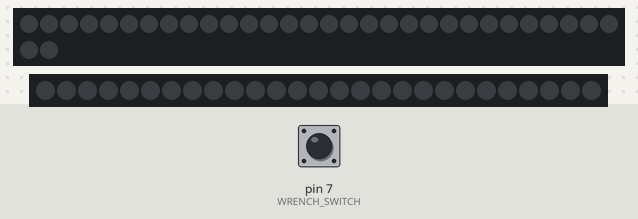
Recording of a sketch running on a simulated Arduino Uno, built with avr-gcc and run on an emulated ATmega328P. Parts: 32 RGB LEDs in strip order, left to right, continuing on the next row, 27 RGB LEDs in strip order, left to right. Inputs (shaded band) come from the test bench; at power-on: pin 7 (WRENCH_SWITCH) HIGH.

Above: at 1.2 s.
1.3 s: pin 7 (WRENCH_SWITCH) pulled LOW for 0.15 s
At 1.9 s:
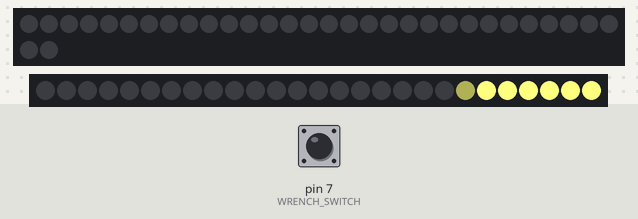
3.8 s: pin 7 (WRENCH_SWITCH) pulled LOW for 3.2 s
At 6.0 s:
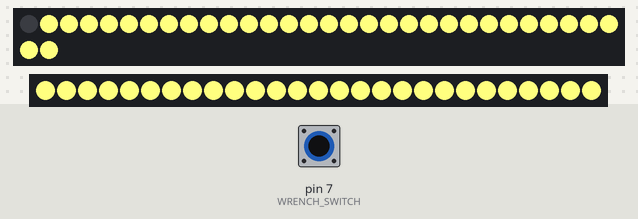
10.0 s: pin 7 (WRENCH_SWITCH) pulled LOW for 1 s
At 11.2 s:
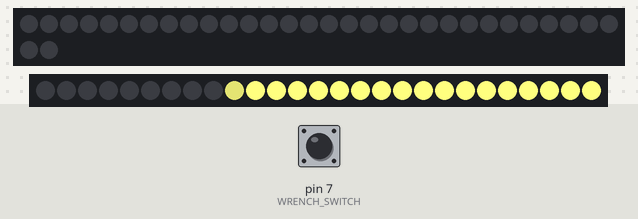
Timing chart, 0 to 13.0 s (numbered marks = the images above; inputs shaded):
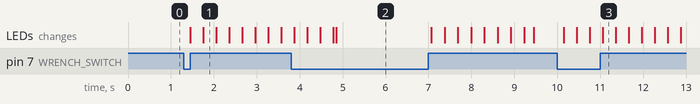

Measured:
- after the input at 1.3 s, the LEDs: first change after 0.15 s (image 1 shows a later state)
- after the input at 10.0 s, the LEDs: first change after 0.15 s (image 3 shows a later state)

The sketch:

DESK.ino
```cpp
#include <Adafruit_NeoPixel.h>

#define LEFT_STRAND_PIN 6 // The pin that controls the strand on the left of the desk
#define LEFT_LED_COUNT 32 // Number of leds on the left
#define RIGHT_STRAND_PIN 5 // The pin that controls the strand on the right of the desk
#define RIGHT_LED_COUNT 27// Number of leds on the right
#define TOTAL_LED_COUNT (LEFT_LED_COUNT+RIGHT_LED_COUNT) // The total count of leds.
#define WRENCH_SWITCH 7 // Pin for the switch to turn the thing on.

Adafruit_NeoPixel leftStrip = Adafruit_NeoPixel(LEFT_LED_COUNT, LEFT_STRAND_PIN, NEO_GRB + NEO_KHZ800);
Adafruit_NeoPixel rightStrip = Adafruit_NeoPixel(RIGHT_LED_COUNT, RIGHT_STRAND_PIN, NEO_GRB + NEO_KHZ800);
uint32_t mainBrightness = 0;
int8_t inc = 0;
bool wasOn = false;

struct Dot{
    uint8_t offSetRed = 0;
    uint8_t offSetGreen = 0;
    uint8_t offSetBlue = 0;
    uint8_t brightness = 0;
};

Dot dots[TOTAL_LED_COUNT];

void setup() {
    Serial.begin(115200);
    leftStrip.begin();
    leftStrip.clear();
    rightStrip.begin();
    rightStrip.clear();
    for (int i = 0; i < TOTAL_LED_COUNT; ++i) {
        dots[i].offSetRed = 1;
        dots[i].offSetGreen = 1;
        dots[i].offSetBlue = 2;
    }
    pinMode(WRENCH_SWITCH, INPUT_PULLUP);
}


void loop() {
    if (buttonReadLow(WRENCH_SWITCH) == true) {
        wasOn = true;
        while (mainBrightness < 255*(TOTAL_LED_COUNT)) {
            int i = 0;
            int32_t temp = mainBrightness;
            while (temp > 0) {
                if (temp > 255) {
                    dots[i].brightness = 255;
                } else {
                    dots[i].brightness = mainBrightness%255;
                }
                paintDot(dots[i], i);
                temp -= 255;
                i++;
            }
            showStrips();
            mainBrightness+=20;
            delay(1);
        }
    } else {
        if (wasOn) {
            for (int i = 255; i >= 0; --i) {
                for (int j = 0; j < TOTAL_LED_COUNT; ++j) {
                    dots[j].brightness = i;
                    paintDot(dots[j], j);
                }
                showStrips();
                delay(5);
            }
            mainBrightness  = 0;
        }
        wasOn = false;
    }

}

void paintDot(Dot dot, uint8_t index) {
    if (index <= RIGHT_LED_COUNT + LEFT_LED_COUNT) {
        if (index > RIGHT_LED_COUNT) {
            leftStrip.setPixelColor(index-RIGHT_LED_COUNT, dot.brightness/dot.offSetRed, dot.brightness/dot.offSetGreen, dot.brightness/dot.offSetBlue);
        } else {
            rightStrip.setPixelColor(RIGHT_LED_COUNT - index, dot.brightness/dot.offSetRed, dot.brightness/dot.offSetGreen, dot.brightness/dot.offSetBlue);
        }
    }
}

void showStrips(void) {
    leftStrip.show();
    rightStrip.show();
}

bool buttonReadLow(uint8_t pin) {
    if (digitalRead(pin) == LOW) {
        delay(100);
        if (digitalRead(pin) == LOW) {
            return true;
        }
    }
    return false;
}
```
